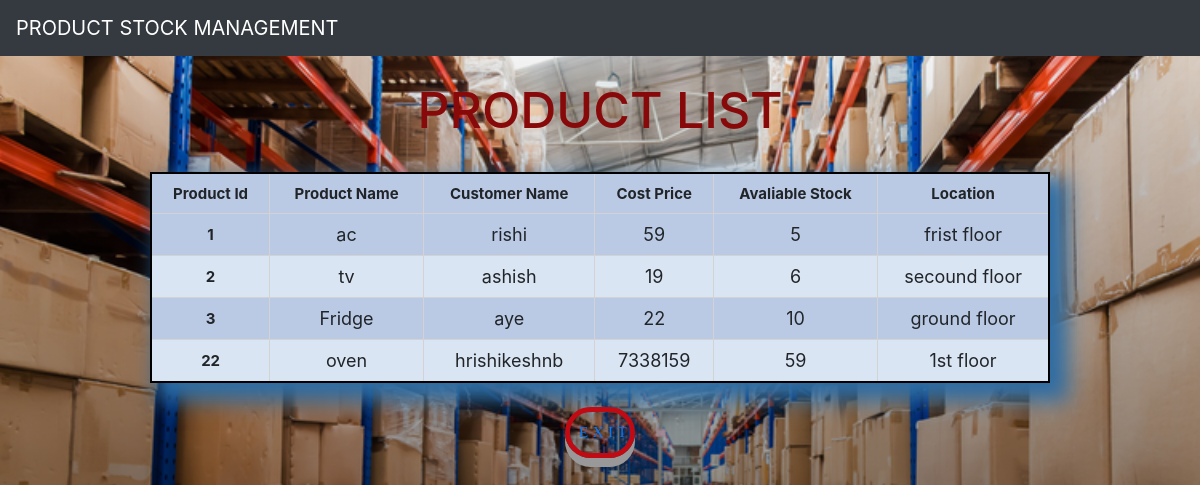
The page /productlist/ on the database as committed earlier.
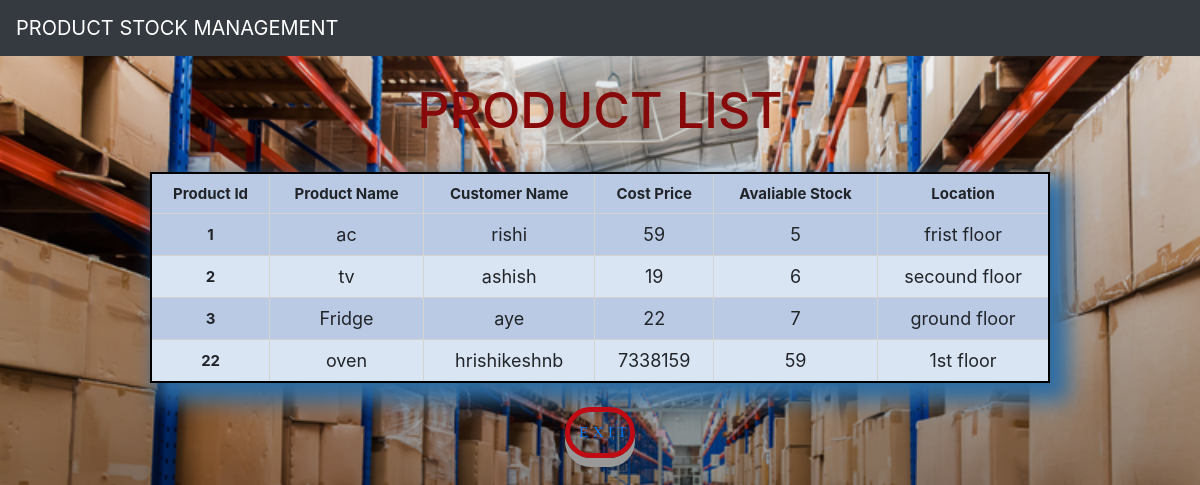
The same page on the database as committed later.
### myapp/models.py (models this page shows)
class stock_entry(models.Model):
    product_id = models.IntegerField()
    product_name = models.CharField(max_length=100)
    customer_name = models.CharField(max_length=100)
    cost_price = models.IntegerField()
    aval_stock = models.IntegerField(default=0)
    location = models.CharField(max_length=50)

### myapp/views.py (the view)
# urls.py: path('productlist/',views.product_list),
def product_list(request):
    product_list = stock_entry.objects.all()
    context={
        'product_list': product_list
    }
    return render(request,'myapp/productlist.html',context)

### myapp/templates/myapp/productlist.html (shortened to what this page needs)
{% load static %}
<html>
    <head>
      <link rel="stylesheet" href="https://cdn.jsdelivr.net/npm/bootstrap@4.5.3/dist/css/bootstrap.min.css">
      <link rel="stylesheet" href="{% static 'myapp/productlist.css' %}">
      <link rel="stylesheet" href="{% static 'myapp/tableprod.css' %}">
      <link rel="stylesheet" href="{% static 'myapp/butthon2.css' %}">
    </head>
    <body>
        <nav class="navbar navbar-dark bg-dark">
         <a class="navbar-brand">
            PRODUCT STOCK MANAGEMENT
         </a>
        </nav><br>
      <center><h1 style="font-size: 50px;color: rgb(136, 9, 9);">PRODUCT LIST</h1></center><br>
        <table class="product">
            <thead>
              <tr>
                <th scope="col">Product Id</th>
                <th scope="col">Product Name</th>
                <th scope="col">Customer Name</th>
                <th scope="col">Cost Price</th>
                <th scope="col">Avaliable Stock</th>
                <th scope="col">Location</th>
              </tr>
            </thead>
            <tbody>
             {% for i in product_list %}
              <tr>
                <th scope="row">{{ i.product_id }}</th>
                <td>{{i.product_name}}</td>
                <td>{{i.customer_name}}</td>
                <td>{{i.cost_price}}</td>
                <td>{{i.aval_stock}}</td>
                <td>{{i.location}}</td>
              </tr>
              {% endfor %}
            </tbody>
          </table><br>
          <div class="but">
            <center><div class="button"><a href="/homepage/">exit</a></div></center>
        </div>
    </body>
</html>

Rows that differ between the two databases and show on the page:
changed stock_entry "Fridge": aval_stock "10" → "7"
